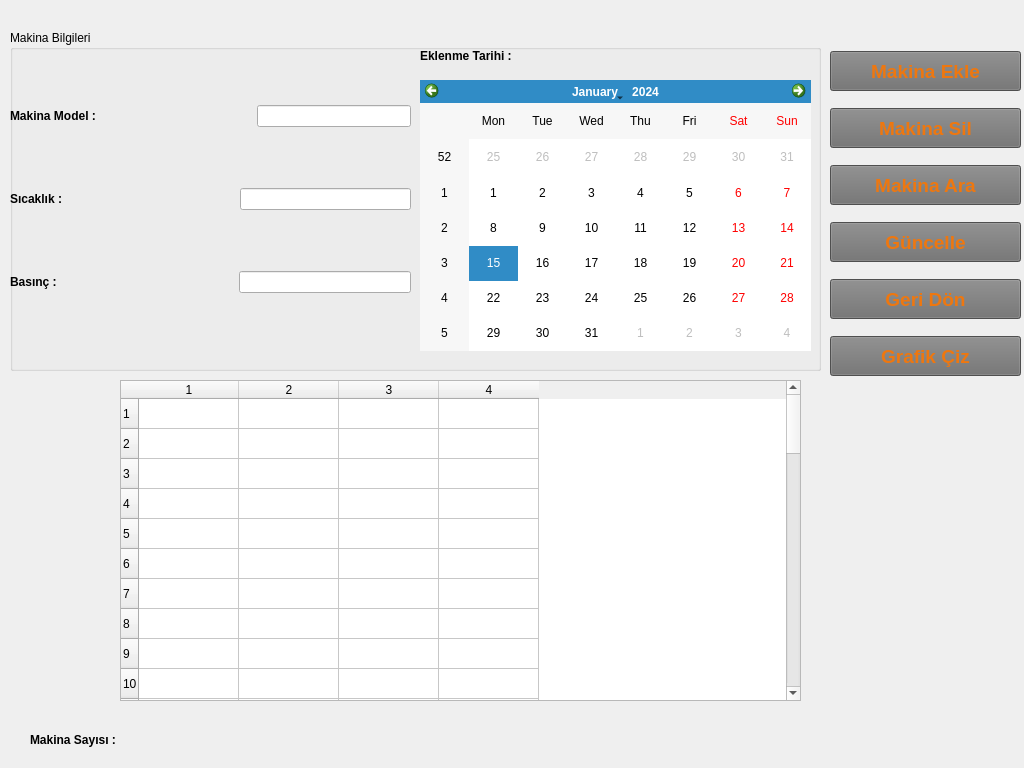
<?xml version="1.0" encoding="UTF-8"?>
<ui version="4.0">
 <class>mudurmakina</class>
 <widget class="QWidget" name="mudurmakina">
  <property name="geometry">
   <rect>
    <x>0</x>
    <y>0</y>
    <width>1024</width>
    <height>768</height>
   </rect>
  </property>
  <property name="minimumSize">
   <size>
    <width>1023</width>
    <height>768</height>
   </size>
  </property>
  <property name="maximumSize">
   <size>
    <width>1024</width>
    <height>768</height>
   </size>
  </property>
  <property name="windowTitle">
   <string>Form</string>
  </property>
  <property name="windowIcon">
   <iconset resource="icons.qrc">
    <normaloff>:/icons/icons/admin.png</normaloff>:/icons/icons/admin.png</iconset>
  </property>
  <widget class="QWidget" name="layoutWidget">
   <property name="geometry">
    <rect>
     <x>830</x>
     <y>40</y>
     <width>191</width>
     <height>351</height>
    </rect>
   </property>
   <layout class="QVBoxLayout" name="verticalLayout_2">
    <item>
     <widget class="QPushButton" name="btn_mekle">
      <property name="sizePolicy">
       <sizepolicy hsizetype="Expanding" vsizetype="Fixed">
        <horstretch>0</horstretch>
        <verstretch>0</verstretch>
       </sizepolicy>
      </property>
      <property name="minimumSize">
       <size>
        <width>50</width>
        <height>40</height>
       </size>
      </property>
      <property name="font">
       <font>
        <pointsize>14</pointsize>
        <weight>75</weight>
        <bold>true</bold>
       </font>
      </property>
      <property name="styleSheet">
       <string notr="true">background-color: rgb(111, 111, 111);
color: rgb(238, 119, 15);
border -radius : 5px</string>
      </property>
      <property name="text">
       <string>Makina Ekle</string>
      </property>
      <property name="iconSize">
       <size>
        <width>25</width>
        <height>25</height>
       </size>
      </property>
     </widget>
    </item>
    <item>
     <widget class="QPushButton" name="btn_msil">
      <property name="sizePolicy">
       <sizepolicy hsizetype="Expanding" vsizetype="Fixed">
        <horstretch>0</horstretch>
        <verstretch>0</verstretch>
       </sizepolicy>
      </property>
      <property name="minimumSize">
       <size>
        <width>50</width>
        <height>40</height>
       </size>
      </property>
      <property name="font">
       <font>
        <pointsize>14</pointsize>
        <weight>75</weight>
        <bold>true</bold>
       </font>
      </property>
      <property name="styleSheet">
       <string notr="true">background-color: rgb(111, 111, 111);
color: rgb(238, 119, 15);
border -radius : 5px</string>
      </property>
      <property name="text">
       <string>Makina Sil</string>
      </property>
      <property name="iconSize">
       <size>
        <width>25</width>
        <height>25</height>
       </size>
      </property>
     </widget>
    </item>
    <item>
     <widget class="QPushButton" name="btn_mara">
      <property name="sizePolicy">
       <sizepolicy hsizetype="Expanding" vsizetype="Fixed">
        <horstretch>0</horstretch>
        <verstretch>0</verstretch>
       </sizepolicy>
      </property>
      <property name="minimumSize">
       <size>
        <width>50</width>
        <height>40</height>
       </size>
      </property>
      <property name="font">
       <font>
        <pointsize>14</pointsize>
        <weight>75</weight>
        <bold>true</bold>
       </font>
      </property>
      <property name="styleSheet">
       <string notr="true">background-color: rgb(111, 111, 111);
color: rgb(238, 119, 15);
border -radius : 5px</string>
      </property>
      <property name="text">
       <string>Makina Ara</string>
      </property>
      <property name="iconSize">
       <size>
        <width>25</width>
        <height>25</height>
       </size>
      </property>
     </widget>
    </item>
    <item>
     <widget class="QPushButton" name="btn_mguncel">
      <property name="sizePolicy">
       <sizepolicy hsizetype="Expanding" vsizetype="Fixed">
        <horstretch>0</horstretch>
        <verstretch>0</verstretch>
       </sizepolicy>
      </property>
      <property name="minimumSize">
       <size>
        <width>50</width>
        <height>40</height>
       </size>
      </property>
      <property name="font">
       <font>
        <pointsize>14</pointsize>
        <weight>75</weight>
        <bold>true</bold>
       </font>
      </property>
      <property name="styleSheet">
       <string notr="true">background-color: rgb(111, 111, 111);
color: rgb(238, 119, 15);
border -radius : 5px</string>
      </property>
      <property name="text">
       <string>Güncelle</string>
      </property>
      <property name="iconSize">
       <size>
        <width>25</width>
        <height>25</height>
       </size>
      </property>
     </widget>
    </item>
    <item>
     <widget class="QPushButton" name="btn_mgeridon">
      <property name="sizePolicy">
       <sizepolicy hsizetype="Expanding" vsizetype="Fixed">
        <horstretch>0</horstretch>
        <verstretch>0</verstretch>
       </sizepolicy>
      </property>
      <property name="minimumSize">
       <size>
        <width>50</width>
        <height>40</height>
       </size>
      </property>
      <property name="font">
       <font>
        <pointsize>14</pointsize>
        <weight>75</weight>
        <bold>true</bold>
       </font>
      </property>
      <property name="styleSheet">
       <string notr="true">background-color: rgb(111, 111, 111);
color: rgb(238, 119, 15);
border -radius : 5px</string>
      </property>
      <property name="text">
       <string>Geri Dön</string>
      </property>
      <property name="iconSize">
       <size>
        <width>25</width>
        <height>25</height>
       </size>
      </property>
     </widget>
    </item>
    <item>
     <widget class="QPushButton" name="btn_mgrafik">
      <property name="sizePolicy">
       <sizepolicy hsizetype="Expanding" vsizetype="Fixed">
        <horstretch>0</horstretch>
        <verstretch>0</verstretch>
       </sizepolicy>
      </property>
      <property name="minimumSize">
       <size>
        <width>50</width>
        <height>40</height>
       </size>
      </property>
      <property name="font">
       <font>
        <pointsize>14</pointsize>
        <weight>75</weight>
        <bold>true</bold>
       </font>
      </property>
      <property name="styleSheet">
       <string notr="true">background-color: rgb(111, 111, 111);
color: rgb(238, 119, 15);
border -radius : 5px</string>
      </property>
      <property name="text">
       <string>Grafik Çiz</string>
      </property>
      <property name="iconSize">
       <size>
        <width>25</width>
        <height>25</height>
       </size>
      </property>
     </widget>
    </item>
   </layout>
  </widget>
  <widget class="QWidget" name="layoutWidget_2">
   <property name="geometry">
    <rect>
     <x>30</x>
     <y>730</y>
     <width>130</width>
     <height>20</height>
    </rect>
   </property>
   <layout class="QHBoxLayout" name="horizontalLayout_5">
    <item>
     <widget class="QLabel" name="label_makinasayisi">
      <property name="font">
       <font>
        <pointsize>9</pointsize>
        <weight>75</weight>
        <bold>true</bold>
       </font>
      </property>
      <property name="text">
       <string>Makina Sayısı :</string>
      </property>
     </widget>
    </item>
    <item>
     <widget class="QLabel" name="label_makinasonuc">
      <property name="font">
       <font>
        <pointsize>9</pointsize>
        <weight>75</weight>
        <bold>true</bold>
       </font>
      </property>
      <property name="text">
       <string/>
      </property>
     </widget>
    </item>
   </layout>
  </widget>
  <widget class="QGroupBox" name="groupBox">
   <property name="geometry">
    <rect>
     <x>10</x>
     <y>30</y>
     <width>811</width>
     <height>341</height>
    </rect>
   </property>
   <property name="sizePolicy">
    <sizepolicy hsizetype="Expanding" vsizetype="Expanding">
     <horstretch>0</horstretch>
     <verstretch>0</verstretch>
    </sizepolicy>
   </property>
   <property name="minimumSize">
    <size>
     <width>0</width>
     <height>0</height>
    </size>
   </property>
   <property name="maximumSize">
    <size>
     <width>1024</width>
     <height>768</height>
    </size>
   </property>
   <property name="title">
    <string>Makina Bilgileri</string>
   </property>
   <property name="alignment">
    <set>Qt::AlignLeading|Qt::AlignLeft|Qt::AlignTop</set>
   </property>
   <widget class="QWidget" name="layoutWidget_3">
    <property name="geometry">
     <rect>
      <x>0</x>
      <y>20</y>
      <width>401</width>
      <height>301</height>
     </rect>
    </property>
    <layout class="QVBoxLayout" name="verticalLayout">
     <item>
      <layout class="QHBoxLayout" name="horizontalLayout">
       <item>
        <widget class="QLabel" name="label_model">
         <property name="font">
          <font>
           <pointsize>9</pointsize>
           <weight>75</weight>
           <bold>true</bold>
          </font>
         </property>
         <property name="text">
          <string>Makina Model :</string>
         </property>
        </widget>
       </item>
       <item>
        <spacer name="horizontalSpacer">
         <property name="orientation">
          <enum>Qt::Horizontal</enum>
         </property>
         <property name="sizeHint" stdset="0">
          <size>
           <width>10</width>
           <height>10</height>
          </size>
         </property>
        </spacer>
       </item>
       <item>
        <widget class="QLineEdit" name="lineEdit_model">
         <property name="maxLength">
          <number>11</number>
         </property>
        </widget>
       </item>
      </layout>
     </item>
     <item>
      <layout class="QHBoxLayout" name="horizontalLayout_2">
       <item>
        <widget class="QLabel" name="label_sicaklik">
         <property name="font">
          <font>
           <pointsize>9</pointsize>
           <weight>75</weight>
           <bold>true</bold>
          </font>
         </property>
         <property name="text">
          <string>Sıcaklık :</string>
         </property>
        </widget>
       </item>
       <item>
        <spacer name="horizontalSpacer_2">
         <property name="orientation">
          <enum>Qt::Horizontal</enum>
         </property>
         <property name="sizeHint" stdset="0">
          <size>
           <width>40</width>
           <height>20</height>
          </size>
         </property>
        </spacer>
       </item>
       <item>
        <widget class="QLineEdit" name="lineEdit_sicaklik">
         <property name="maxLength">
          <number>20</number>
         </property>
        </widget>
       </item>
      </layout>
     </item>
     <item>
      <layout class="QHBoxLayout" name="horizontalLayout_3">
       <item>
        <widget class="QLabel" name="label_basinc">
         <property name="font">
          <font>
           <pointsize>9</pointsize>
           <weight>75</weight>
           <bold>true</bold>
          </font>
         </property>
         <property name="text">
          <string>Basınç : </string>
         </property>
        </widget>
       </item>
       <item>
        <spacer name="horizontalSpacer_3">
         <property name="orientation">
          <enum>Qt::Horizontal</enum>
         </property>
         <property name="sizeHint" stdset="0">
          <size>
           <width>40</width>
           <height>20</height>
          </size>
         </property>
        </spacer>
       </item>
       <item>
        <widget class="QLineEdit" name="lineEdit_basinc">
         <property name="maxLength">
          <number>20</number>
         </property>
        </widget>
       </item>
      </layout>
     </item>
    </layout>
   </widget>
   <widget class="QCalendarWidget" name="cw_eklenmet">
    <property name="geometry">
     <rect>
      <x>410</x>
      <y>50</y>
      <width>391</width>
      <height>271</height>
     </rect>
    </property>
   </widget>
   <widget class="QLabel" name="label_eklenmet">
    <property name="geometry">
     <rect>
      <x>410</x>
      <y>10</y>
      <width>111</width>
      <height>31</height>
     </rect>
    </property>
    <property name="font">
     <font>
      <pointsize>9</pointsize>
      <weight>75</weight>
      <bold>true</bold>
     </font>
    </property>
    <property name="text">
     <string>Eklenme Tarihi : </string>
    </property>
   </widget>
  </widget>
  <widget class="QTableWidget" name="tbWidget_bilgiler">
   <property name="geometry">
    <rect>
     <x>120</x>
     <y>380</y>
     <width>681</width>
     <height>321</height>
    </rect>
   </property>
   <property name="rowCount">
    <number>50</number>
   </property>
   <property name="columnCount">
    <number>4</number>
   </property>
   <row/>
   <row/>
   <row/>
   <row/>
   <row/>
   <row/>
   <row/>
   <row/>
   <row/>
   <row/>
   <row/>
   <row/>
   <row/>
   <row/>
   <row/>
   <row/>
   <row/>
   <row/>
   <row/>
   <row/>
   <row/>
   <row/>
   <row/>
   <row/>
   <row/>
   <row/>
   <row/>
   <row/>
   <row/>
   <row/>
   <row/>
   <row/>
   <row/>
   <row/>
   <row/>
   <row/>
   <row/>
   <row/>
   <row/>
   <row/>
   <row/>
   <row/>
   <row/>
   <row/>
   <row/>
   <row/>
   <row/>
   <row/>
   <row/>
   <row/>
   <column/>
   <column/>
   <column/>
   <column/>
  </widget>
 </widget>
 <resources>
  <include location="icons.qrc"/>
 </resources>
 <connections/>
</ui>
